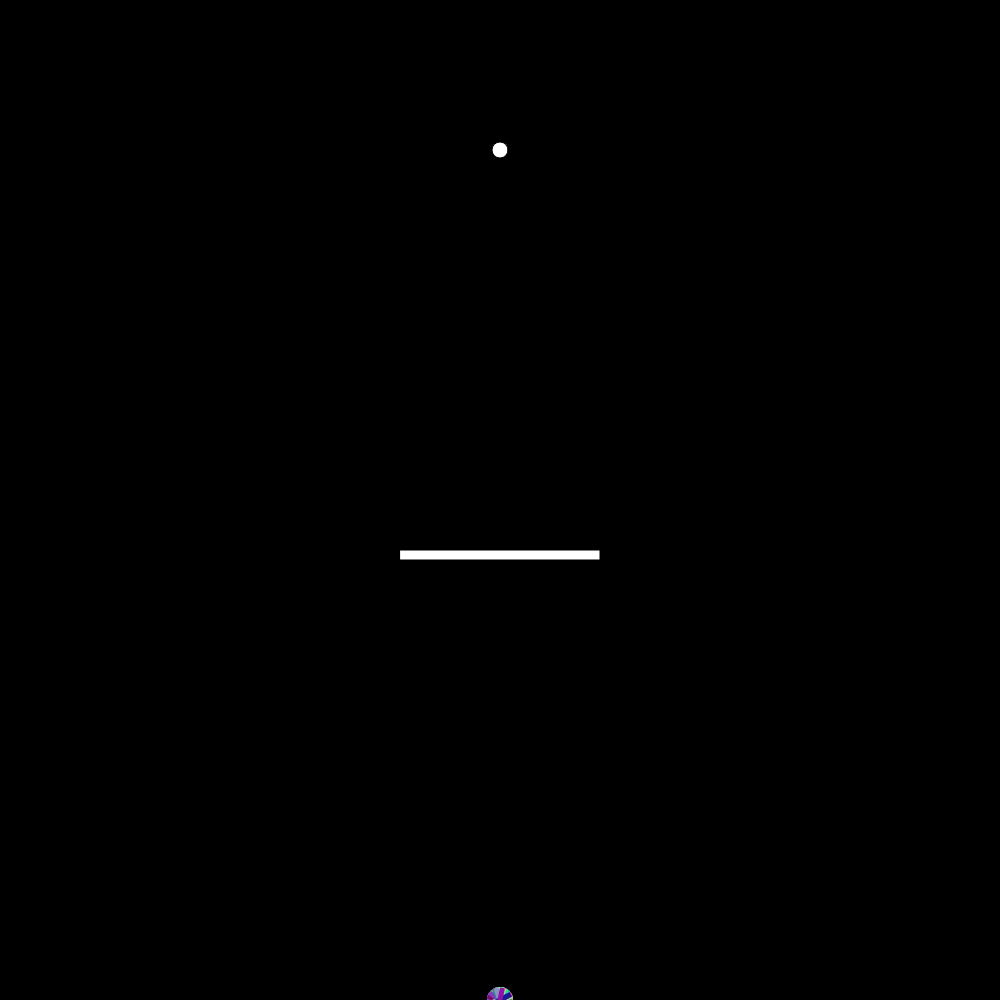
Frame 1 (no input)
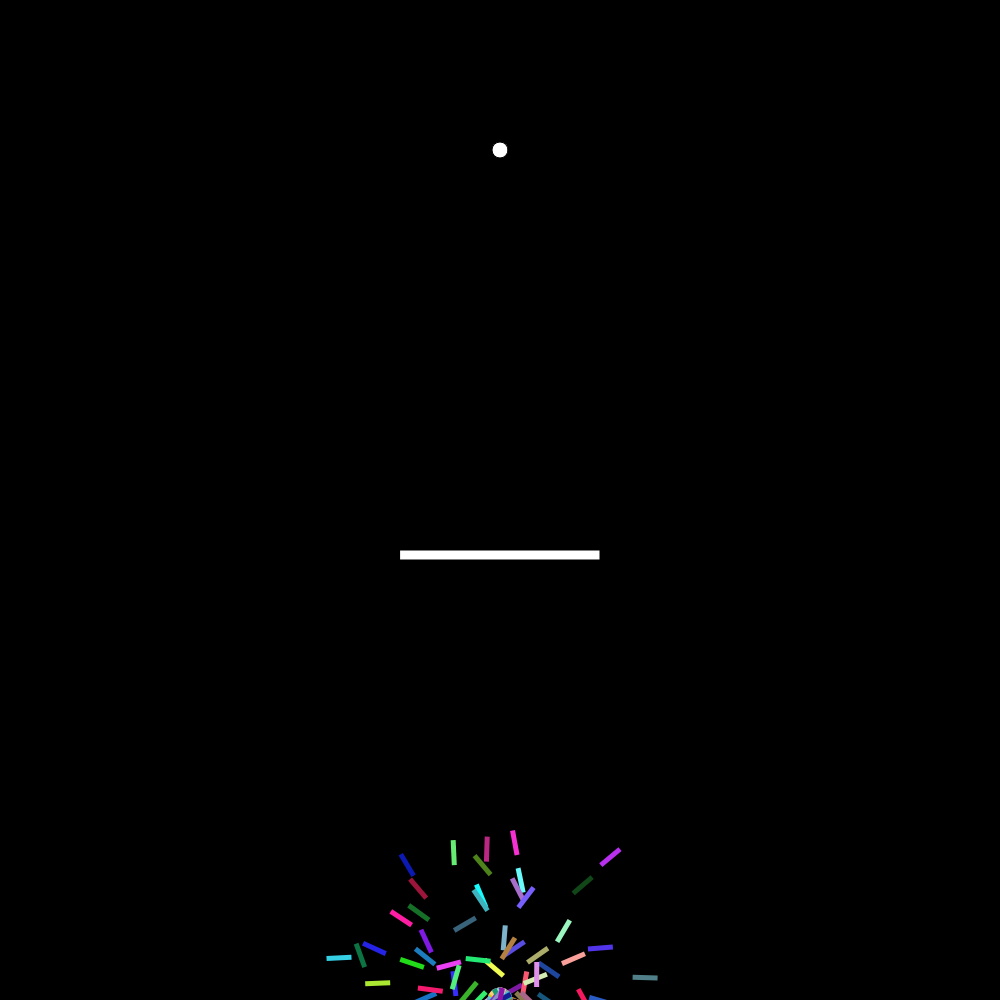
Frame 60 (no input)
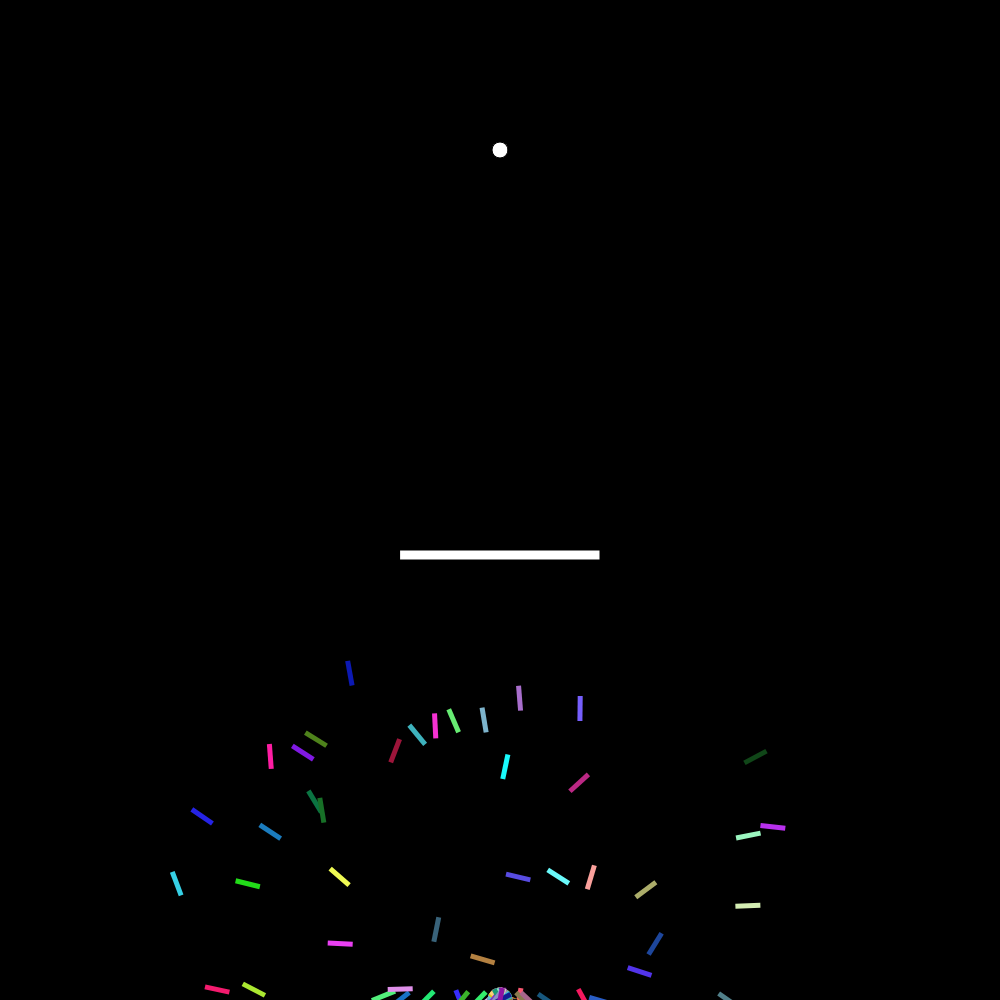
Frame 120 (the mouse pressed at the canvas centre since frame 60)

The p5.js sketch that drew these frames (run headless with seeded random() and noise() and a simulated clock; from frame 60 on, the mouse is pressed at the canvas centre):

// p5.js sketch
// ── sketch.js
var population;
var lifespan = 400;
var lifeP;
var count = 0;
var target;
var maxforce = 0.35;

var rx = 400;
var ry = 550;
var rw = 200;
var rh = 10;

function setup() {
  createCanvas(1000, 1000);
  population = new Population(200);
  lifeP = createP();
  target = createVector(width / 2, 150);
}

function draw() {
  background(0);
  population.run();
  lifeP.html(count);

  count++;
  if (count == lifespan) {
    population.evaluate();
    population.selection();
    count = 0;
  }
  fill(255);
  rect(rx, ry, rw, rh);
  ellipse(target.x, target.y, 16, 16);
}

function Rocket(dna) {
  // Physics of rocket at current instance
  this.pos = createVector(width / 2, height);
  this.vel = createVector();
  this.acc = createVector();
  // Checkes rocket has reached target
  this.completed = false;
  // Checks if rocket had crashed
  this.crashed = false;
  // Gives a rocket dna
  if (dna) {
    this.dna = dna;
  } else {
    this.dna = new DNA();
  }
  this.fitness = 0;
  this.r = floor(random(10, 255));
  this.g = floor(random(10, 255));
  this.b = floor(random(10, 255));

  // Object can recieve force and add to acceleration
  this.applyForce = function (force) {
    this.acc.add(force);
  };
  // Calulates fitness of rocket
  this.calcFitness = function () {
    // Takes distance to target
    var d = dist(this.pos.x, this.pos.y, target.x, target.y);

    // Maps range of fitness
    this.fitness = map(d, 0, width, width, 0);
    // If rocket gets to target increase fitness of rocket
    if (this.completed) {
      this.fitness *= 10;
    }
    // If rocket does not get to target decrease fitness
    if (this.crashed) {
      this.fitness /= 10;
    }
  };
  // Updates state of rocket
  this.update = function () {
    // Checks distance from rocket to target
    var d = dist(this.pos.x, this.pos.y, target.x, target.y);
    // If distance less than 10 pixels, then it has reached target
    if (d < 50) {
      this.completed = true;
      this.pos = target.copy();
    }
    // Rocket hit the barrier
    if (
      this.pos.x > rx &&
      this.pos.x < rx + rw &&
      this.pos.y > ry &&
      this.pos.y < ry + rh
    ) {
      this.crashed = true;
    }
    // Rocket has hit left or right of window
    if (this.pos.x > width || this.pos.x < 0) {
      this.crashed = true;
    }
    // Rocket has hit top or bottom of window
    if (this.pos.y > height || this.pos.y < 0) {
      this.crashed = true;
    }

    //applies the random vectors defined in dna to consecutive frames of rocket
    this.applyForce(this.dna.genes[count]);
    // if rocket has not got to goal and not crashed then update physics engine
    if (!this.completed && !this.crashed) {
      this.vel.add(this.acc);
      this.pos.add(this.vel);
      this.acc.mult(0);
      this.vel.limit(4);
    }
  };
  // displays rocket to window
  this.show = function () {
    // push and pop allow's rotating and translation not to affect other objects
    push();
    //color customization of rockets
    noStroke();
    fill(this.r, this.g, this.b);
    //translate to the postion of rocket
    translate(this.pos.x, this.pos.y);
    //rotatates to the angle the rocket is pointing
    rotate(this.vel.heading());
    //creates a rectangle shape for rocket
    rectMode(CENTER);
    rect(0, 0, 25, 5);
    pop();
  };
}

function Population(size) {
  // Array of rockets
  this.rockets = [];
  // Amount of rockets
  this.popsize = size;
  // Amount parent rocket partners
  this.matingpool = [];

  // Associates a rocket to an array index
  for (var i = 0; i < this.popsize; i++) {
    this.rockets[i] = new Rocket();
  }

  this.evaluate = function () {
    var maxfit = 0;
    // Iterate through all rockets and calcultes their fitness
    for (var i = 0; i < this.popsize; i++) {
      // Calculates fitness
      this.rockets[i].calcFitness();
      // If current fitness is greater than max, then make max equal to current
      if (this.rockets[i].fitness > maxfit) {
        maxfit = this.rockets[i].fitness;
      }
    }
    // Normalises fitnesses
    for (var i = 0; i < this.popsize; i++) {
      this.rockets[i].fitness /= maxfit;
    }

    this.matingpool = [];
    // Take rockets fitness make in to scale of 1 to 100
    // A rocket with high fitness will highly likely will be in the mating pool
    for (var i = 0; i < this.popsize; i++) {
      var n = this.rockets[i].fitness * 100;
      for (var j = 0; j < n; j++) {
        this.matingpool.push(this.rockets[i]);
      }
    }
  };
  // Selects appropriate genes for child
  this.selection = function () {
    var newRockets = [];
    for (var i = 0; i < this.rockets.length; i++) {
      // Picks random dna
      var parentA = random(this.matingpool).dna;
      var parentB = random(this.matingpool).dna;
      // Creates child by using crossover function
      var child = parentA.crossover(parentB);
      child.mutation();
      // Creates new rocket with child dna
      newRockets[i] = new Rocket(child);
    }
    // This instance of rockets are the new rockets
    this.rockets = newRockets;
  };

  // Calls for update and show functions
  this.run = function () {
    for (var i = 0; i < this.popsize; i++) {
      this.rockets[i].update();
      // Displays rockets to screen
      this.rockets[i].show();
    }
  };
}

function DNA(genes) {
  // Recieves genes and create a dna object
  if (genes) {
    this.genes = genes;
  }
  // If no genes just create random dna
  else {
    this.genes = [];
    for (var i = 0; i < lifespan; i++) {
      // Gives random vectors
      this.genes[i] = p5.Vector.random2D();
      // Sets maximum force of vector to be applied to a rocket
      this.genes[i].setMag(maxforce);
    }
  }
  // Performs a crossover with another member of the species
  this.crossover = function (partner) {
    var newgenes = [];
    // Picks random midpoint
    var mid = floor(random(this.genes.length));
    for (var i = 0; i < this.genes.length; i++) {
      // If i is greater than mid the new gene should come from this partner
      if (i > mid) {
        newgenes[i] = this.genes[i];
      }
      // If i < mid new gene should come from other partners gene's
      else {
        newgenes[i] = partner.genes[i];
      }
    }
    // Gives DNA object an array
    return new DNA(newgenes);
  };

  // Adds random mutation to the genes to add variance.
  this.mutation = function () {
    for (var i = 0; i < this.genes.length; i++) {
      // if random number less than 0.01, new gene is then random vector
      if (random(1) < 0.01) {
        this.genes[i] = p5.Vector.random2D();
        this.genes[i].setMag(maxforce);
      }
    }
  };
}
